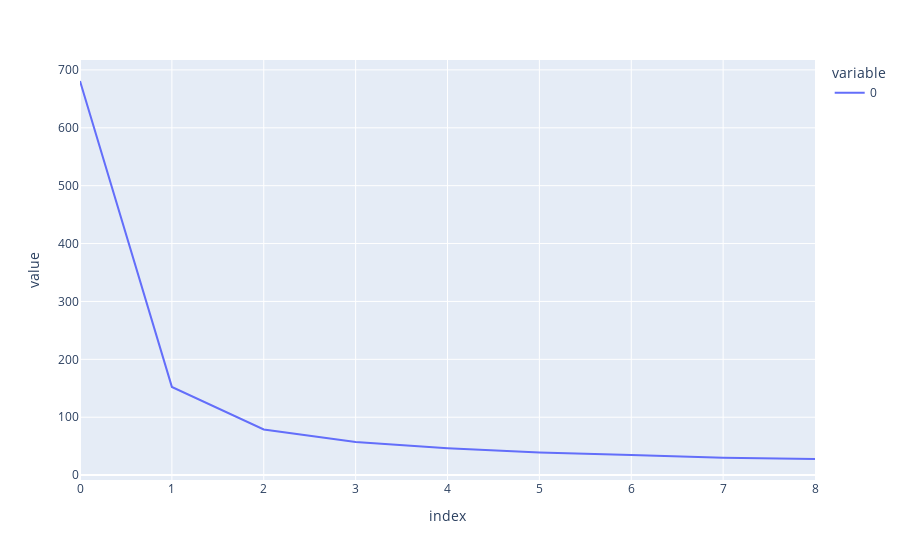

The code cell stored with this chart in its notebook:
### Code cell
px.line(wcss)

### Figure 1 — Plotly figure (JSON) as saved in the notebook; plotly's stock layout.template omitted (floating-point values rounded to 4 significant figures)
{"data": [{"hovertemplate": "variable=0<br>index=%{x}<br>value=%{y}<extra></extra>", "legendgroup": "0", "line": {"color": "#636efa", "dash": "solid"}, "marker": {"symbol": "circle"}, "mode": "lines", "name": "0", "orientation": "v", "showlegend": true, "type": "scatter", "x": [0, 1, 2, 3, 4, 5, 6, 7, 8], "xaxis": "x", "y": [680.8, 152.4, 78.94, 57.32, 46.56, 38.93, 34.62, 29.89, 27.84], "yaxis": "y"}], "layout": {"legend": {"title": {"text": "variable"}, "tracegroupgap": 0}, "margin": {"t": 60}, "xaxis": {"anchor": "y", "domain": [0, 1], "title": {"text": "index"}}, "yaxis": {"anchor": "x", "domain": [0, 1], "title": {"text": "value"}}}}
